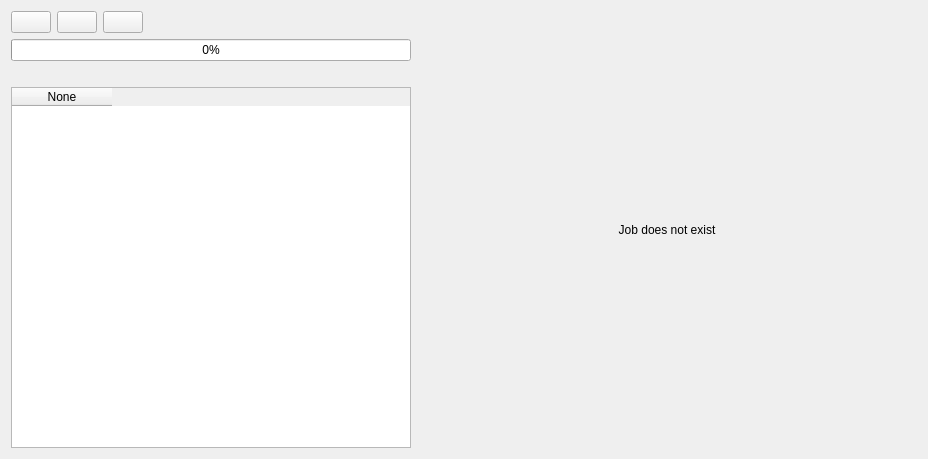
          <widget class="QWidget" name="transformation">
           <attribute name="title">
            <string>transformation</string>
           </attribute>
           <layout class="QGridLayout" name="gridLayout_12">
            <item row="0" column="0">
             <layout class="QHBoxLayout" name="horizontalLayout_28">
              <item>
               <layout class="QGridLayout" name="gridLayout_11">
                <item row="0" column="0">
                 <layout class="QHBoxLayout" name="horizontalLayout_31">
                  <item>
                   <widget class="QPushButton" name="pushButton_38">
                    <property name="maximumSize">
                     <size>
                      <width>51</width>
                      <height>51</height>
                     </size>
                    </property>
                    <property name="toolTip">
                     <string>Add</string>
                    </property>
                    <property name="text">
                     <string/>
                    </property>
                    <property name="icon">
                     <iconset>
                      <normaloff>images/add_2.png</normaloff>images/add_2.png</iconset>
                    </property>
                    <property name="iconSize">
                     <size>
                      <width>40</width>
                      <height>40</height>
                     </size>
                    </property>
                   </widget>
                  </item>
                  <item>
                   <widget class="QPushButton" name="pushButton_37">
                    <property name="maximumSize">
                     <size>
                      <width>51</width>
                      <height>51</height>
                     </size>
                    </property>
                    <property name="toolTip">
                     <string>Delet</string>
                    </property>
                    <property name="text">
                     <string/>
                    </property>
                    <property name="icon">
                     <iconset>
                      <normaloff>images/remove_2.png</normaloff>images/remove_2.png</iconset>
                    </property>
                    <property name="iconSize">
                     <size>
                      <width>40</width>
                      <height>40</height>
                     </size>
                    </property>
                   </widget>
                  </item>
                  <item>
                   <widget class="QPushButton" name="pushButton_36">
                    <property name="maximumSize">
                     <size>
                      <width>51</width>
                      <height>51</height>
                     </size>
                    </property>
                    <property name="toolTip">
                     <string>Run</string>
                    </property>
                    <property name="text">
                     <string/>
                    </property>
                    <property name="icon">
                     <iconset>
                      <normaloff>images/run.png</normaloff>images/run.png</iconset>
                    </property>
                    <property name="iconSize">
                     <size>
                      <width>40</width>
                      <height>40</height>
                     </size>
                    </property>
                   </widget>
                  </item>
                  <item>
                   <spacer name="horizontalSpacer_21">
                    <property name="orientation">
                     <enum>Qt::Horizontal</enum>
                    </property>
                    <property name="sizeHint" stdset="0">
                     <size>
                      <width>40</width>
                      <height>20</height>
                     </size>
                    </property>
                   </spacer>
                  </item>
                 </layout>
                </item>
                <item row="1" column="0">
                 <layout class="QHBoxLayout" name="horizontalLayout_27"/>
                </item>
                <item row="2" column="0">
                 <widget class="QProgressBar" name="progressBar_5">
                  <property name="maximumSize">
                   <size>
                    <width>400</width>
                    <height>16777215</height>
                   </size>
                  </property>
                  <property name="value">
                   <number>0</number>
                  </property>
                 </widget>
                </item>
                <item row="3" column="0">
                 <layout class="QHBoxLayout" name="horizontalLayout_29">
                  <item>
                   <layout class="QHBoxLayout" name="horizontalLayout_30">
                    <item>
                     <spacer name="horizontalSpacer_19">
                      <property name="orientation">
                       <enum>Qt::Horizontal</enum>
                      </property>
                      <property name="sizeHint" stdset="0">
                       <size>
                        <width>40</width>
                        <height>20</height>
                       </size>
                      </property>
                     </spacer>
                    </item>
                   </layout>
                  </item>
                 </layout>
                </item>
                <item row="4" column="0">
                 <widget class="QTableWidget" name="tableWidget_6">
                  <property name="minimumSize">
                   <size>
                    <width>400</width>
                    <height>361</height>
                   </size>
                  </property>
                  <property name="maximumSize">
                   <size>
                    <width>16777215</width>
                    <height>9999999</height>
                   </size>
                  </property>
                  <property name="autoFillBackground">
                   <bool>false</bool>
                  </property>
                  <column>
                   <property name="text">
                    <string>None</string>
                   </property>
                  </column>
                 </widget>
                </item>
               </layout>
              </item>
              <item>
               <widget class="QLabel" name="label_22">
                <property name="minimumSize">
                 <size>
                  <width>500</width>
                  <height>0</height>
                 </size>
                </property>
                <property name="accessibleName">
                 <string/>
                </property>
                <property name="layoutDirection">
                 <enum>Qt::LeftToRight</enum>
                </property>
                <property name="text">
                 <string>Job does not exist</string>
                </property>
                <property name="alignment">
                 <set>Qt::AlignCenter</set>
                </property>
               </widget>
              </item>
             </layout>
            </item>
           </layout>
          </widget>
